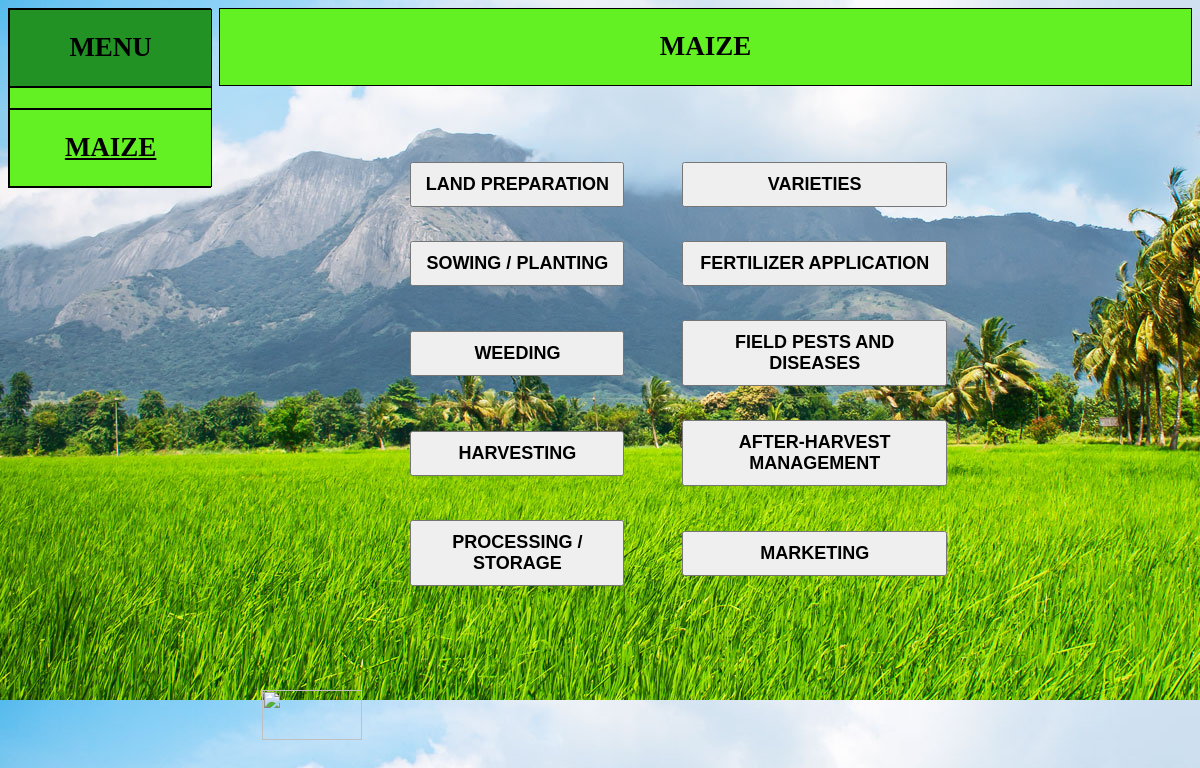
Page /sub2.php?id=23 on the committed database.
### tables this page shows
CREATE TABLE `levelitem` (
  `id` smallint(6) DEFAULT NULL,
  `parentId` smallint(6) DEFAULT NULL,
  `choiceText` text,
  `answerText` text,
  `nextLevelQues` tinyint(4) DEFAULT NULL
);

### sub2.php (the view, shortened to what this page needs)
<?php
include('include/config.php');
$id=$_SESSION['id2'];
?>
<!doctype html>
<html>
<head>
<link href="css/style.css" rel="stylesheet">
</head>
<body>
<div class="wrapper">
	<div class="s_menu b">
		<div class="men b">
		<h2>MENU</h2>
		</div>
        <div class="m1 b">
        </div>
		<div class="m1 active b">
		<h2><?php echo $_SESSION['sub2']; ?></h2>
		</div>
	</div>
	<div class="head1 b" align="center"><h2><?php echo $_SESSION['sub2']; ?></h2></div>
	<div class="main-content">
		<div class="content">
		<table align="center">
		<tr>
		<?php
			$count=1;
        if($id==23) {
            $sql1 = "SELECT * from levelitem where	parentId=23";
            }
        elseif ($id==69){
            $sql1 = "SELECT * from levelitem where	parentId=69";
        }
        elseif ($id==3){
            $sql1 = "SELECT * from levelitem where	parentId=3";
        }
        elseif ($id==101){
            $sql1 = "SELECT * from levelitem where	parentId=101";
        }
        elseif ($id==138){
            $sql1 = "SELECT * from levelitem where	parentId=138";
        }
        elseif ($id==167){
            $sql1 = "SELECT * from levelitem where	parentId=167";
        }
        elseif ($id==189){
            $sql1 = "SELECT * from levelitem where	parentId=189";
        }
        elseif ($id==211){
            $sql1 = "SELECT * from levelitem where	parentId=211";
        }
        elseif ($id==252){
            $sql1 = "SELECT * from levelitem where	parentId=252";
        }
        elseif ($id==232){
            $sql1 = "SELECT * from levelitem where	parentId=232";
        }
        elseif ($id==270){
            $sql1 = "SELECT * from levelitem where	parentId=270";
        }
        elseif ($id==317){
            $sql1 = "SELECT * from levelitem where	parentId=317";
        }
        elseif ($id==330){
            $sql1 = "SELECT * from levelitem where	parentId=330";
        }
        elseif ($id==347){
            $sql1 = "SELECT * from levelitem where	parentId=347";
        }
        elseif ($id==373){
            $sql1 = "SELECT * from levelitem where	parentId=373";
        }
        elseif ($id==391){
            $sql1 = "SELECT * from levelitem where	parentId=391";
        }
        elseif ($id==415){
            $sql1 = "SELECT * from levelitem where	parentId=415";
        }
        else
        {
            $sql1 = "SELECT * from levelitem where	parentId=3";
        }
                    $query1 = $conn->query($sql1);
                    while($row1 = $query1->fetch_assoc()){
						if($count<=2)
						{
			 ?>
				<td><button class="mbtn"><a href="sub3.php?id=<?php echo $row1['id']; ?>"><?php echo $row1['choiceText']; ?></a></button></td>
		<?php
                            $count++;
						}else
					{
						$count=2;
						?>
						</tr><tr>
						<td><button class="mbtn"><a href="sub3.php?id=<?php echo $row1['id']; ?>"><?php echo $row1['choiceText']; ?></a></button></td>
						<?php
					}
					}
			?>
		</table>
		</div>
		<div class="back-bt">
			<a href="sub1.php?id=<?php echo $_SESSION['id1']; ?>"><img src="img/arrow.png" height="50px" width="100px"></a>
		</div>
	</div>
</div>
</body>
</html>

### css/style.css (style rules this page uses)
body { background-image: url("slider1.png") ; -webkit-background-size: inherit; -moz-background-size: inherit; -o-background-size: inherit; background-size: inherit; }
.wrapper .b { border: 1px solid black; }
.wrapper { height: 100%; width: 100%; }
.s_menu { height: 80%; width: 17%; background-color: transparent; float: left; }
.head1 { height: 10%; width: 82%; background-color:#63f123; font-size: large; float: right; }
.head1 h2 { text-transform: uppercase; }
.main-content { height: 75%; width: 75%; background-color: transparent; position: fixed; top: 15%; left: 21%; }
.content { top: 18%; height: 70%; width: 75%; position: fixed; }
.back-bt img { left: 21%; top: 85%; position: fixed; margin: 10px; }
.s_menu .men { height: auto; width: 100%; background: #229225; text-align: center; text-transform: uppercase; color: black; font-size: large; }
.s_menu .m1 { height: 20%; width: 100%; background: #63f123; text-align: center; text-transform: uppercase; word-wrap: break-word }
.content button { margin: 15px 10px; height: 30%; width: 80%; }
.active { text-decoration: underline; font-size: large; }
.mbtn { padding: 10px; font-weight: bold; font-size: large; text-transform: uppercase; }
.wrapper a { text-decoration: none; color: black; }

### rows in the picture
levelitem: choiceText "LAND PREPARATION"
levelitem: choiceText "VARIETIES"
levelitem: choiceText "SOWING / PLANTING"
levelitem: choiceText "FERTILIZER APPLICATION"
levelitem: choiceText "WEEDING"
levelitem: choiceText "FIELD PESTS AND DISEASES"
levelitem: choiceText "HARVESTING"
levelitem: choiceText "AFTER-HARVEST MANAGEMENT"
levelitem: choiceText "PROCESSING / STORAGE"
levelitem: choiceText "MARKETING"

### other values in the picture
$_SESSION['sub2'] "MAIZE"
